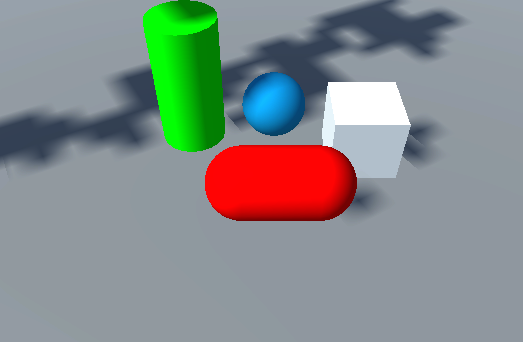
#> input picture gaussian_splatting_setup/splat_input/input/0000.jpg, 523 x 342 px, found by its file name; its folder holds 4 pictures in this run
$ python cropping.py
#> lines starting #> are read from the running program, lines starting #| are printed output that depends on the picture
from PIL import Image
import os

# Configure paths
input_folder = "C:/Users/RoboH/unity_meta_quest_ros/gaussian_splatting_setup/splat_input/input"
output_folder = "C:/Users/RoboH/unity_meta_quest_ros/gaussian_splatting_setup/splat_input/temp"
crop_pixels = 40  # Set how many pixels to crop from the top

def crop_images_in_folder():
    if not os.path.exists(output_folder):
        os.makedirs(output_folder)

    for filename in os.listdir(input_folder):
        if filename.lower().endswith(('.png', '.jpg', '.jpeg')):  # Process only images
            input_path = os.path.join(input_folder, filename)
            output_path = os.path.join(output_folder, filename)

            img = Image.open(input_path)
#> img is the input picture: PIL image 523x342 RGB; mean R, G, B 133.7, 140.6, 138.8
            width, height = img.size
#> width = 523; height = 342

            if crop_pixels >= height:
                print(f"Skipping {filename}: Crop size too large!")
                continue

            cropped_img = img.crop((0, crop_pixels, width, height))
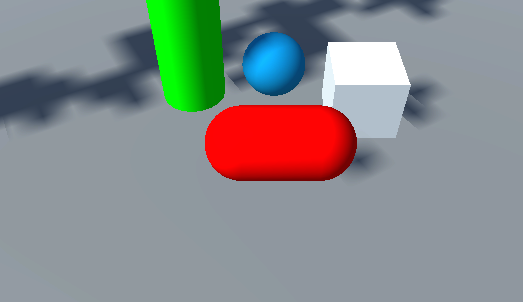
#> cropped_img: PIL image 523x302 RGB; mean R, G, B 136.4, 139.7, 139.8
            cropped_img.save(output_path)
            print(f"Cropped: {filename}")
#> pass 2 of the loop in crop_images_in_folder, `for filename in os.listdir(input_folder):`:
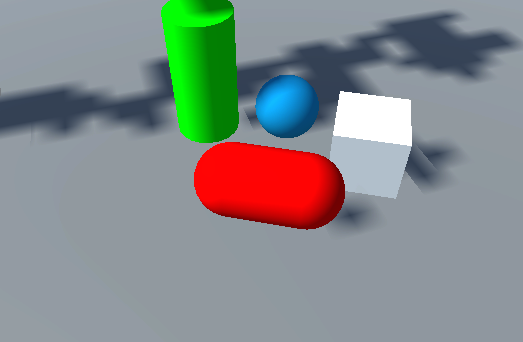
#> input picture gaussian_splatting_setup/splat_input/input/0001.jpg, 523 x 342 px, found by its file name
#> in crop_images_in_folder, img is the input picture: PIL image 523x342 RGB; mean R, G, B 133.5, 139.5, 139
#> in crop_images_in_folder, `cropped_img = img.crop((0, crop_pixels, width, height))`:
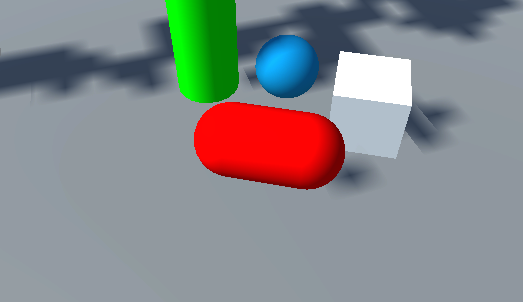
#> cropped_img: PIL image 523x302 RGB; mean R, G, B 135.3, 137.5, 139.3
#> pass 3 of the loop in crop_images_in_folder, `for filename in os.listdir(input_folder):`:
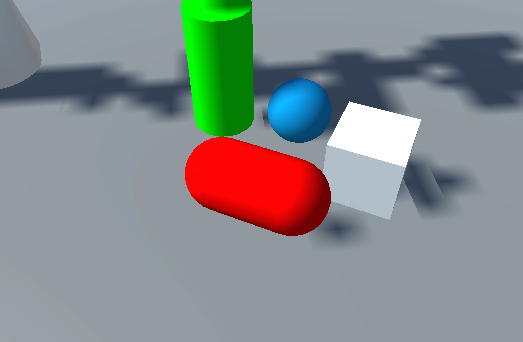
#> input picture gaussian_splatting_setup/splat_input/input/0002.jpg, 523 x 342 px, found by its file name
#> in crop_images_in_folder, img is the input picture: PIL image 523x342 RGB; mean R, G, B 133.3, 138.8, 139.4
#> in crop_images_in_folder, `cropped_img = img.crop((0, crop_pixels, width, height))`:
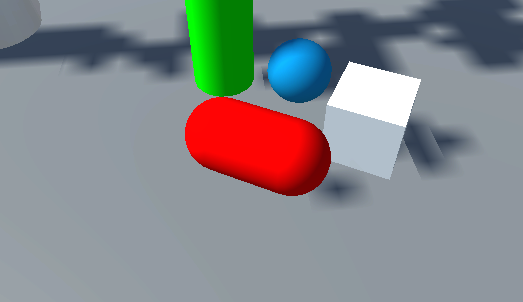
#> cropped_img: PIL image 523x302 RGB; mean R, G, B 134.2, 136, 139
#> the loop made 4 passes; the first 3 are shown

if __name__ == "__main__":
    crop_images_in_folder()
    print("Batch processing complete!")
